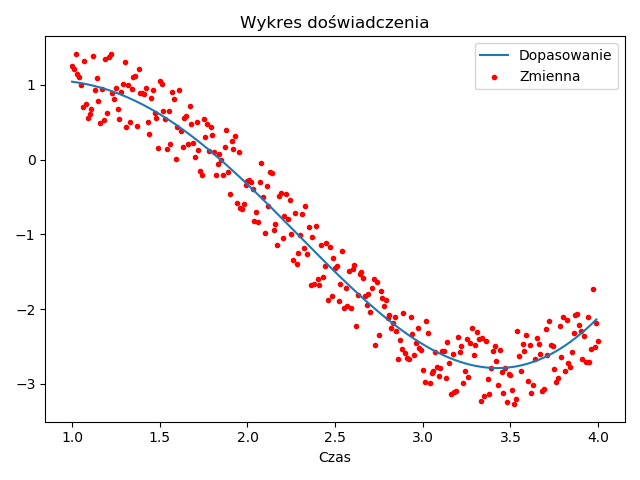

The Python source for this figure:
import pandas as pd
import numpy as np
import matplotlib.pyplot as plt

dane = pd.read_csv("dosw14.csv")
plt.scatter(dane["Czas"], dane["Zmienna"], marker='.', color="red", label="Zmienna")
x = np.arange(1, 4, step=0.01)
plt.plot(x, x * np.cos(x) + 0.5, label="Dopasowanie")
plt.legend()
plt.xlabel("Czas")
plt.title("Wykres doświadczenia")
plt.show()
